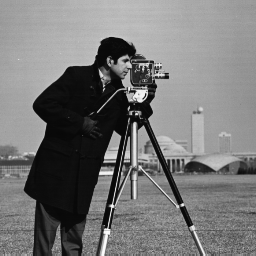
%> input picture BM3D-DnCNN-FFDNet/ImageDenoise-master/BM3D/01.png, 256 x 256 px
$ octave testL.m   (GNU Octave 9; MATLAB toolbox functions it lacks are replaced by stand-ins)
%> lines starting %> are read from the running program, lines starting %| are printed output that depends on the picture
### DGLR-GBT_code/similarity.m
function [sim_mat] = similarity(x, sim_measure)
%> called with sim_measure = 'cosine'
% Compute similarity between rows of the matrix X.X - we need to compute similarity between rows of this matrix
% sim_measure - e.g. cosine
n_rows = size(x,1);
sim_mat = zeros(n_rows,n_rows);
for row1=1:n_rows
    x_row1 = x(row1,:);
    for row2=1:n_rows
        % Computing similarity between X_row1 and X_row2. Similarity is the measure of weight of the edge between X_row1 and X_row2 vertices
        x_row2 = x(row2,:);
        % Indices of the values which are present in both X_row1 and X_row2
        co_indices = x_row1.*x_row2 > 0;
        % Cosine similarity
        if size(x_row1(co_indices), 2) > 0
            cos_sim = 1 - pdist([x_row1(co_indices);x_row2(co_indices)], sim_measure);
        else
            cos_sim = 0;
        end
        sim_mat(row1,row2) = cos_sim;
    end
end
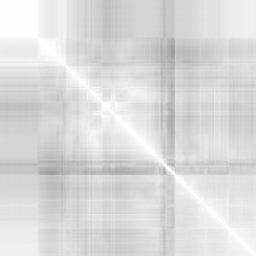
%> sim_mat: size 256x256 double; min 0.615, max 1, mean 0.86
%> after the loop, cos_sim = 1

end

### DGLR-GBT_code/constructW.m

function W = constructW(fea,options)
%	Usage:
%	W = constructW(fea,options)
%
%	fea: Rows of vectors of data points. Each row is x_i
%   options: Struct value in Matlab. The fields in options that can be set:可设置的字段
%
%           NeighborMode -  Indicates how to construct the graph. Choices
%                           are: [Default 'KNN']表示如何构建图形。[默认 'KNN］
%                'KNN'            -  k = 0
%                                       Complete graph完整图形
%                                    k > 0
%                                      Put an edge between two nodes if and
%                                      only if they are among the k nearst
%                                      neighbors of each other. You are
%                                      required to provide the parameter k in
%                                      the options. Default k=5.
%当且仅当两个节点互为 k 个近邻时，在两个节点之间添加一条边。您需要在选项中提供参数 k。默认 k=5。
%               'Supervised'      -  k = 0
%                                       Put an edge between two nodes if and
%                                       only if they belong to same class.
% 在两个节点之间添加一条边，条件是只有当两个节点属于同一类别时，
%                                    k > 0
%                                       Put an edge between two nodes if
%                                       they belong to same class and they
%                                       are among the k nearst neighbors of
%                                       each other.
%                                    Default: k=0
% 如果两个节点属于同一类别，并且它们是彼此的 k 个近邻，则在它们之间添加一条边。默认值：k=0
%                                   You are required to provide the label
%                                   information gnd in the options.
% 您需要在选项中提供标签信息 信息 gnd。
%           WeightMode   -  Indicates how to assign weights for each edge
%                           in the graph. Choices are:
%               'Binary'       - 0-1 weighting. Every edge receiveds weight
%                                of 1.
%               'HeatKernel'   - If nodes i and j are connected, put weight
%                                W_ij = exp(-norm(x_i - x_j)/2t^2). You are
%                                required to provide the parameter t. [Default One]
%               'Cosine'       - If nodes i and j are connected, put weight
%                                cosine(x_i,x_j).
%
%            k         -   The parameter needed under 'KNN' NeighborMode.
%                          Default will be 5.
%            gnd       -   The parameter needed under 'Supervised'
%                          NeighborMode.  Colunm vector of the label
%                          information for each data point.
%            bLDA      -   0 or 1. Only effective under 'Supervised'
%                          NeighborMode. If 1, the graph will be constructed
%                          to make LPP exactly same as LDA. Default will be
%                          0.
%            t         -   The parameter needed under 'HeatKernel'
%                          WeightMode. Default will be 1
%         bNormalized  -   0 or 1. Only effective under 'Cosine' WeightMode.
%                          Indicates whether the fea are already be
%                          normalized to 1. Default will be 0
%      bSelfConnected  -   0 or 1. Indicates whether W(i,i) == 1. Default 0
%                          if 'Supervised' NeighborMode & bLDA == 1,
%                          bSelfConnected will always be 1. Default 0.
%            bTrueKNN  -   0 or 1. If 1, will construct a truly kNN graph
%                          (Not symmetric!). Default will be 0. Only valid
%                          for 'KNN' NeighborMode
%
%
%    Examples:
%
%       fea = rand(50,15);
%       options = [];
%       options.NeighborMode = 'KNN';
%       options.k = 5;
%       options.WeightMode = 'HeatKernel';
%       options.t = 1;
%       W = constructW(fea,options);
%
%
%       fea = rand(50,15);
%       gnd = [ones(10,1);ones(15,1)*2;ones(10,1)*3;ones(15,1)*4];
%       options = [];
%       options.NeighborMode = 'Supervised';
%       options.gnd = gnd;
%       options.WeightMode = 'HeatKernel';
%       options.t = 1;
%       W = constructW(fea,options);
%
%
%       fea = rand(50,15);
%       gnd = [ones(10,1);ones(15,1)*2;ones(10,1)*3;ones(15,1)*4];
%       options = [];
%       options.NeighborMode = 'Supervised';
%       options.gnd = gnd;
%       options.bLDA = 1;
%       W = constructW(fea,options);
%
%
%    For more details about the different ways to construct the W, please
%    refer:
%       Deng Cai, Xiaofei He and Jiawei Han, "Document Clustering Using
%       Locality Preserving Indexing" IEEE TKDE, Dec. 2005.
%
%
%    Written by Deng Cai (dengcai2 AT cs.uiuc.edu), April/2004, Feb/2006,
%                                             May/2007
%

bSpeed  = 1;

if (~exist('options','var'))
   options = [];
end

if isfield(options,'Metric')
    warning('This function has been changed and the Metric is no longer be supported');
end


if ~isfield(options,'bNormalized')
    options.bNormalized = 0;
end

%=================================================
if ~isfield(options,'NeighborMode')
    options.NeighborMode = 'KNN';
end

switch lower(options.NeighborMode)
    case {lower('KNN')}  %For simplicity, we include the data point itself in the kNN
        if ~isfield(options,'k')
            options.k = 5;
        end
    case {lower('Supervised')}
        if ~isfield(options,'bLDA')
            options.bLDA = 0;
        end
        if options.bLDA
            options.bSelfConnected = 1;
        end
        if ~isfield(options,'k')
            options.k = 0;
        end
        if ~isfield(options,'gnd')
            error('Label(gnd) should be provided under ''Supervised'' NeighborMode!');
        end
        if ~isempty(fea) && length(options.gnd) ~= size(fea,1)
            error('gnd doesn''t match with fea!');
        end
    otherwise
        error('NeighborMode does not exist!');
end

%=================================================

if ~isfield(options,'WeightMode')
    options.WeightMode = 'HeatKernel';
end

bBinary = 0;
bCosine = 0;
switch lower(options.WeightMode)
    case {lower('Binary')}
        bBinary = 1;
    case {lower('HeatKernel')}
        if ~isfield(options,'t')
            nSmp = size(fea,1);
            if nSmp > 3000
                D = EuDist2(fea(randsample(nSmp,3000),:));
            else
                D = EuDist2(fea);
            end
            options.t = mean(mean(D));
        end
    case {lower('Cosine')}
        bCosine = 1;
    otherwise
        error('WeightMode does not exist!');
end

%=================================================

if ~isfield(options,'bSelfConnected')
    options.bSelfConnected = 0;
end

%=================================================

if isfield(options,'gnd')
    nSmp = length(options.gnd);
else
    nSmp = size(fea,1);
end
maxM = 62500000; %500M
BlockSize = floor(maxM/(nSmp*3));


if strcmpi(options.NeighborMode,'Supervised')
    Label = unique(options.gnd);
    nLabel = length(Label);
    if options.bLDA
        G = zeros(nSmp,nSmp);
        for idx=1:nLabel
            classIdx = options.gnd==Label(idx);
            G(classIdx,classIdx) = 1/sum(classIdx);
        end
        W = sparse(G);
        return;
    end

    switch lower(options.WeightMode)
        case {lower('Binary')}
            if options.k > 0
                G = zeros(nSmp*(options.k+1),3);
                idNow = 0;
                for i=1:nLabel
                    classIdx = find(options.gnd==Label(i));
                    D = EuDist2(fea(classIdx,:),[],0);
                    [dump idx] = sort(D,2); % sort each row
                    clear D dump;
                    idx = idx(:,1:options.k+1);

                    nSmpClass = length(classIdx)*(options.k+1);
                    G(idNow+1:nSmpClass+idNow,1) = repmat(classIdx,[options.k+1,1]);
                    G(idNow+1:nSmpClass+idNow,2) = classIdx(idx(:));
                    G(idNow+1:nSmpClass+idNow,3) = 1;
                    idNow = idNow+nSmpClass;
                    clear idx
                end
                G = sparse(G(:,1),G(:,2),G(:,3),nSmp,nSmp);
                G = max(G,G');
            else
                G = zeros(nSmp,nSmp);
                for i=1:nLabel
                    classIdx = find(options.gnd==Label(i));
                    G(classIdx,classIdx) = 1;
                end
            end

            if ~options.bSelfConnected
                for i=1:size(G,1)
                    G(i,i) = 0;
                end
            end

            W = sparse(G);
        case {lower('HeatKernel')}
            if options.k > 0
                G = zeros(nSmp*(options.k+1),3);
                idNow = 0;
                for i=1:nLabel
                    classIdx = find(options.gnd==Label(i));
                    D = EuDist2(fea(classIdx,:),[],0);
                    [dump idx] = sort(D,2); % sort each row
                    clear D;
                    idx = idx(:,1:options.k+1);
                    dump = dump(:,1:options.k+1);
                    dump = exp(-dump/(2*options.t^2));

                    nSmpClass = length(classIdx)*(options.k+1);
                    G(idNow+1:nSmpClass+idNow,1) = repmat(classIdx,[options.k+1,1]);
                    G(idNow+1:nSmpClass+idNow,2) = classIdx(idx(:));
                    G(idNow+1:nSmpClass+idNow,3) = dump(:);
                    idNow = idNow+nSmpClass;
                    clear dump idx
                end
                G = sparse(G(:,1),G(:,2),G(:,3),nSmp,nSmp);
            else
                G = zeros(nSmp,nSmp);
                for i=1:nLabel
                    classIdx = find(options.gnd==Label(i));
                    D = EuDist2(fea(classIdx,:),[],0);
                    D = exp(-D/(2*options.t^2));
                    G(classIdx,classIdx) = D;
                end
            end

            if ~options.bSelfConnected
                for i=1:size(G,1)
                    G(i,i) = 0;
                end
            end

            W = sparse(max(G,G'));
        case {lower('Cosine')}
            if ~options.bNormalized
                fea = NormalizeFea(fea);
            end

            if options.k > 0
                G = zeros(nSmp*(options.k+1),3);
                idNow = 0;
                for i=1:nLabel
                    classIdx = find(options.gnd==Label(i));
                    D = fea(classIdx,:)*fea(classIdx,:)';
                    [dump idx] = sort(-D,2); % sort each row
                    clear D;
                    idx = idx(:,1:options.k+1);
                    dump = -dump(:,1:options.k+1);

                    nSmpClass = length(classIdx)*(options.k+1);
                    G(idNow+1:nSmpClass+idNow,1) = repmat(classIdx,[options.k+1,1]);
                    G(idNow+1:nSmpClass+idNow,2) = classIdx(idx(:));
                    G(idNow+1:nSmpClass+idNow,3) = dump(:);
                    idNow = idNow+nSmpClass;
                    clear dump idx
                end
                G = sparse(G(:,1),G(:,2),G(:,3),nSmp,nSmp);
            else
                G = zeros(nSmp,nSmp);
                for i=1:nLabel
                    classIdx = find(options.gnd==Label(i));
                    G(classIdx,classIdx) = fea(classIdx,:)*fea(classIdx,:)';
                end
            end

            if ~options.bSelfConnected
                for i=1:size(G,1)
                    G(i,i) = 0;
                end
            end

            W = sparse(max(G,G'));
        otherwise
            error('WeightMode does not exist!');
    end
    return;
end


if bCosine && ~options.bNormalized
    Normfea = NormalizeFea(fea);
end

if strcmpi(options.NeighborMode,'KNN') && (options.k > 0)
    if ~(bCosine && options.bNormalized)
        G = zeros(nSmp*(options.k+1),3);
        for i = 1:ceil(nSmp/BlockSize)
            if i == ceil(nSmp/BlockSize)
                smpIdx = (i-1)*BlockSize+1:nSmp;
                dist = EuDist2(fea(smpIdx,:),fea,0);

                if bSpeed
                    nSmpNow = length(smpIdx);
                    dump = zeros(nSmpNow,options.k+1);
                    idx = dump;
                    for j = 1:options.k+1
                        [dump(:,j),idx(:,j)] = min(dist,[],2);
                        temp = (idx(:,j)-1)*nSmpNow+[1:nSmpNow]';
                        dist(temp) = 1e100;
                    end
                else
                    [dump idx] = sort(dist,2); % sort each row
                    idx = idx(:,1:options.k+1);
                    dump = dump(:,1:options.k+1);
                end

                if ~bBinary
                    if bCosine
                        dist = Normfea(smpIdx,:)*Normfea';
                        dist = full(dist);
                        linidx = [1:size(idx,1)]';
                        dump = dist(sub2ind(size(dist),linidx(:,ones(1,size(idx,2))),idx));
                    else
                        dump = exp(-dump/(2*options.t^2));
                    end
                end

                G((i-1)*BlockSize*(options.k+1)+1:nSmp*(options.k+1),1) = repmat(smpIdx',[options.k+1,1]);
                G((i-1)*BlockSize*(options.k+1)+1:nSmp*(options.k+1),2) = idx(:);
                if ~bBinary
                    G((i-1)*BlockSize*(options.k+1)+1:nSmp*(options.k+1),3) = dump(:);
                else
                    G((i-1)*BlockSize*(options.k+1)+1:nSmp*(options.k+1),3) = 1;
                end
            else
                smpIdx = (i-1)*BlockSize+1:i*BlockSize;

                dist = EuDist2(fea(smpIdx,:),fea,0);

                if bSpeed
                    nSmpNow = length(smpIdx);
                    dump = zeros(nSmpNow,options.k+1);
                    idx = dump;
                    for j = 1:options.k+1
                        [dump(:,j),idx(:,j)] = min(dist,[],2);
                        temp = (idx(:,j)-1)*nSmpNow+[1:nSmpNow]';
                        dist(temp) = 1e100;
                    end
                else
                    [dump idx] = sort(dist,2); % sort each row
                    idx = idx(:,1:options.k+1);
                    dump = dump(:,1:options.k+1);
                end

                if ~bBinary
                    if bCosine
                        dist = Normfea(smpIdx,:)*Normfea';
                        dist = full(dist);
                        linidx = [1:size(idx,1)]';
                        dump = dist(sub2ind(size(dist),linidx(:,ones(1,size(idx,2))),idx));
                    else
                        dump = exp(-dump/(2*options.t^2));
                    end
                end

                G((i-1)*BlockSize*(options.k+1)+1:i*BlockSize*(options.k+1),1) = repmat(smpIdx',[options.k+1,1]);
                G((i-1)*BlockSize*(options.k+1)+1:i*BlockSize*(options.k+1),2) = idx(:);
                if ~bBinary
                    G((i-1)*BlockSize*(options.k+1)+1:i*BlockSize*(options.k+1),3) = dump(:);
                else
                    G((i-1)*BlockSize*(options.k+1)+1:i*BlockSize*(options.k+1),3) = 1;
                end
            end
        end
%> this loop made 1 pass
%> pass 1, in EuDist2, `ab = (double(fea_a)*double(fea_b'));`:
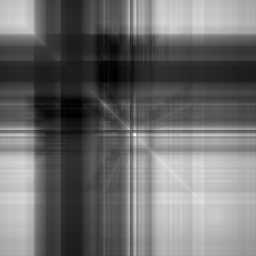
%> ab: size 256x256 double; min 1608339, max 6745021, mean 3818610.4; drawn with min black and max white
%> pass 1, in EuDist2, `D = bsxfun(@plus,aa,bb') - 2*ab;`:
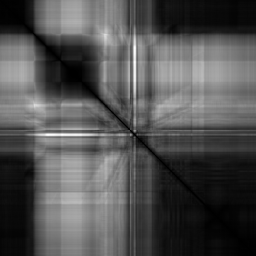
%> D: size 256x256 double; min 0, max 4886847, mean 1569529.4; drawn with min black and max white
%> after the loop:
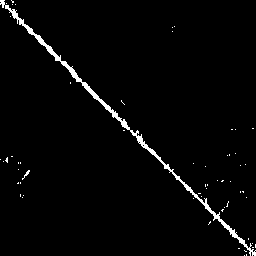
%> dist: size 256x256 double; min 10671, max 1e+100, mean 2.34e+98; drawn with min black and max white
%> after the loop, G = 1536 rows, first 12: [1 1 1; 2 2 1; 3 3 1; 4 4 1; 5 5 1; 6 6 1; 7 7 1; 8 8 1; 9 9 1; 10 10 1; 11 11 1; 12 12 1]; dump = 256 rows, first 8: [1 0 0 0 0 0; 1 0 0 0 0 0; 1 0 0 0 0 0; 1 0 0 0 0 0; 1 0 0 0 0 0; 1 0 0 0 0 0; 1 0 0 0 0 0; 1 0 0 0 0 0]; idx = 256 rows, first 8: [1 2 4 5 3 12; 2 3 1 4 14 13; 3 2 4 5 13 14; 4 3 5 2 1 7; 5 3 4 13 16 1; 6 7 8 9 4 3; 7 6 8 9 4 3; 8 7 6 9 3 4]; smpIdx = 256 values from 1 to 256; temp = 256 values, max 65528 at index 248, min 5 at index 5, mean 30986.5

        W = sparse(G(:,1),G(:,2),G(:,3),nSmp,nSmp);
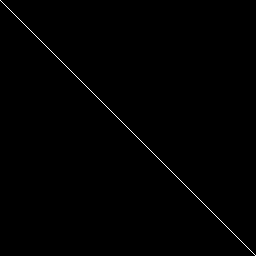
%> W: size 256x256 double; values 0 (black) and 1 (white), 0.39% white in thin lines or dots
    else
        G = zeros(nSmp*(options.k+1),3);
        for i = 1:ceil(nSmp/BlockSize)
            if i == ceil(nSmp/BlockSize)
                smpIdx = (i-1)*BlockSize+1:nSmp;
                dist = fea(smpIdx,:)*fea';
                dist = full(dist);

                if bSpeed
                    nSmpNow = length(smpIdx);
                    dump = zeros(nSmpNow,options.k+1);
                    idx = dump;
                    for j = 1:options.k+1
                        [dump(:,j),idx(:,j)] = max(dist,[],2);
                        temp = (idx(:,j)-1)*nSmpNow+[1:nSmpNow]';
                        dist(temp) = 0;
                    end
                else
                    [dump idx] = sort(-dist,2); % sort each row
                    idx = idx(:,1:options.k+1);
                    dump = -dump(:,1:options.k+1);
                end

                G((i-1)*BlockSize*(options.k+1)+1:nSmp*(options.k+1),1) = repmat(smpIdx',[options.k+1,1]);
                G((i-1)*BlockSize*(options.k+1)+1:nSmp*(options.k+1),2) = idx(:);
                G((i-1)*BlockSize*(options.k+1)+1:nSmp*(options.k+1),3) = dump(:);
            else
                smpIdx = (i-1)*BlockSize+1:i*BlockSize;
                dist = fea(smpIdx,:)*fea';
                dist = full(dist);

                if bSpeed
                    nSmpNow = length(smpIdx);
                    dump = zeros(nSmpNow,options.k+1);
                    idx = dump;
                    for j = 1:options.k+1
                        [dump(:,j),idx(:,j)] = max(dist,[],2);
                        temp = (idx(:,j)-1)*nSmpNow+[1:nSmpNow]';
                        dist(temp) = 0;
                    end
                else
                    [dump idx] = sort(-dist,2); % sort each row
                    idx = idx(:,1:options.k+1);
                    dump = -dump(:,1:options.k+1);
                end

                G((i-1)*BlockSize*(options.k+1)+1:i*BlockSize*(options.k+1),1) = repmat(smpIdx',[options.k+1,1]);
                G((i-1)*BlockSize*(options.k+1)+1:i*BlockSize*(options.k+1),2) = idx(:);
                G((i-1)*BlockSize*(options.k+1)+1:i*BlockSize*(options.k+1),3) = dump(:);
            end
        end

        W = sparse(G(:,1),G(:,2),G(:,3),nSmp,nSmp);
    end

    if bBinary
        W(logical(W)) = 1;
    end

    if isfield(options,'bSemiSupervised') && options.bSemiSupervised
        tmpgnd = options.gnd(options.semiSplit);

        Label = unique(tmpgnd);
        nLabel = length(Label);
        G = zeros(sum(options.semiSplit),sum(options.semiSplit));
        for idx=1:nLabel
            classIdx = tmpgnd==Label(idx);
            G(classIdx,classIdx) = 1;
        end
        Wsup = sparse(G);
        if ~isfield(options,'SameCategoryWeight')
            options.SameCategoryWeight = 1;
        end
        W(options.semiSplit,options.semiSplit) = (Wsup>0)*options.SameCategoryWeight;
    end

    if ~options.bSelfConnected
        W = W - diag(diag(W));
    end

    if isfield(options,'bTrueKNN') && options.bTrueKNN

    else
        W = max(W,W');
    end

    return;
end


% strcmpi(options.NeighborMode,'KNN') & (options.k == 0)
% Complete Graph

switch lower(options.WeightMode)
    case {lower('Binary')}
        error('Binary weight can not be used for complete graph!');
    case {lower('HeatKernel')}
        W = EuDist2(fea,[],0);
        W = exp(-W/(2*options.t^2));
    case {lower('Cosine')}
        W = full(Normfea*Normfea');
    otherwise
        error('WeightMode does not exist!');
end

if ~options.bSelfConnected
    for i=1:size(W,1)
        W(i,i) = 0;
    end
end

W = max(W,W');


function D = EuDist2(fea_a,fea_b,bSqrt)
%EUDIST2 Efficiently Compute the Euclidean Distance Matrix by Exploring the
%Matlab matrix operations.
% 通过探索Matlab 矩阵运算，高效计算欧氏距离矩阵
%
%   D = EuDist(fea_a,fea_b)
%   fea_a:    nSample_a * nFeature
%   fea_b:    nSample_b * nFeature
%   D:      nSample_a * nSample_a
%       or  nSample_a * nSample_b
%
%    Examples:
%
%       a = rand(500,10);
%       b = rand(1000,10);
%
%       A = EuDist2(a); % A: 500*500
%       D = EuDist2(a,b); % D: 500*1000
%
%   version 2.1 --November/2011
%   version 2.0 --May/2009
%   version 1.0 --November/2005
%
%   Written by Deng Cai (dengcai AT gmail.com)


if ~exist('bSqrt','var')
    bSqrt = 1;
end

if (~exist('fea_b','var')) || isempty(fea_b)
    aa = sum(fea_a.*fea_a,2);
    ab = fea_a*fea_a';

    if issparse(aa)
        aa = full(aa);
    end

    D = bsxfun(@plus,aa,aa') - 2*ab;
    D(D<0) = 0;
    if bSqrt
        D = sqrt(D);
    end
    D = max(D,D');
else
    aa = sum(fea_a.*fea_a,2);
    bb = sum(fea_b.*fea_b,2);
    ab = (double(fea_a)*double(fea_b'));

    if issparse(aa)
        aa = full(aa);
        bb = full(bb);
    end

    D = bsxfun(@plus,aa,bb') - 2*ab;
    D(D<0) = 0;
    if bSqrt
        D = sqrt(D);
    end
end

### DGLR-GBT_code/testL.m
clc;
clear;

Y=double(imread("01.png"));
options.WeightMode = 'HeatKernel';options.t = 1;
Wr = similarity(Y, 'cosine');
Wc = full(constructW(Y', options));%%Wr = constructW(Y, options);
%> Wc: size 256x256 double; every value is 0
%> (the run ends here)
